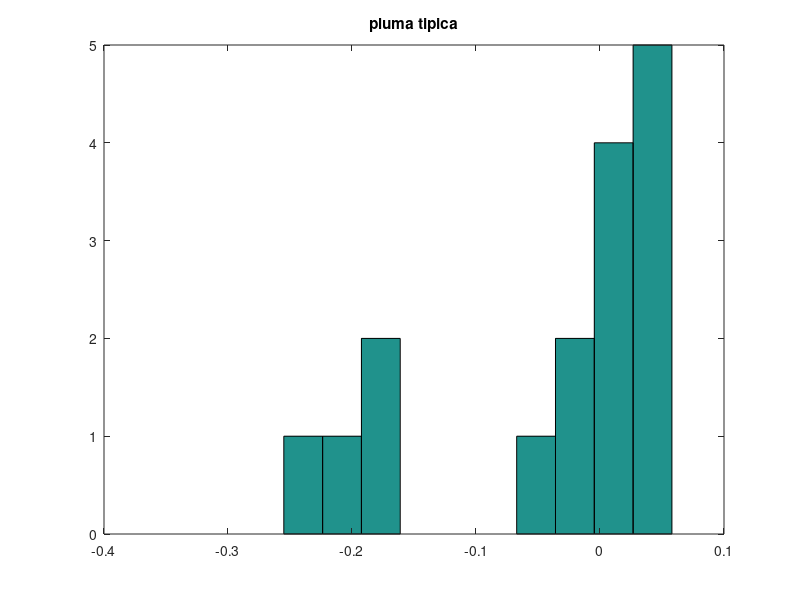
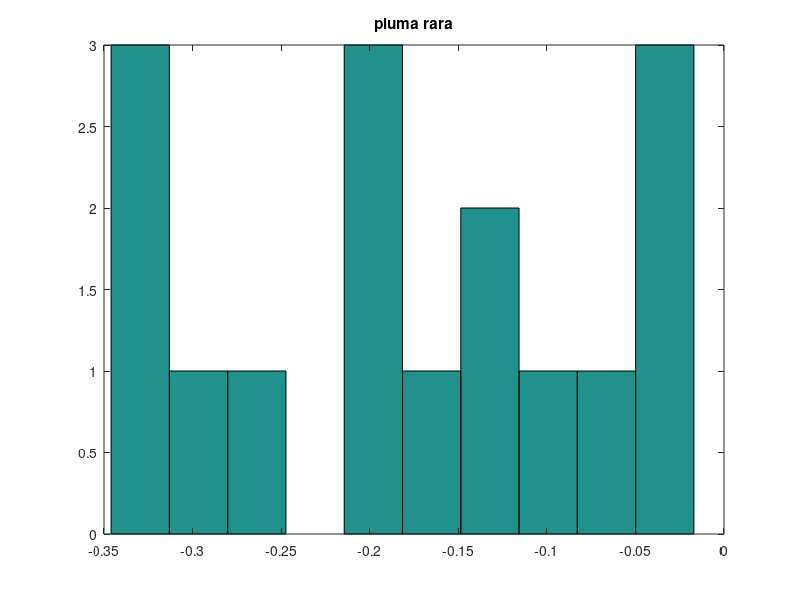
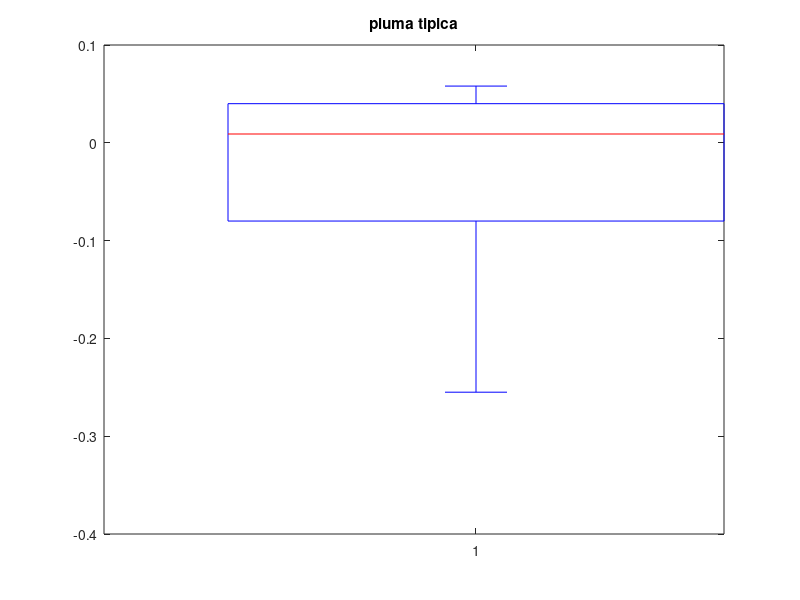
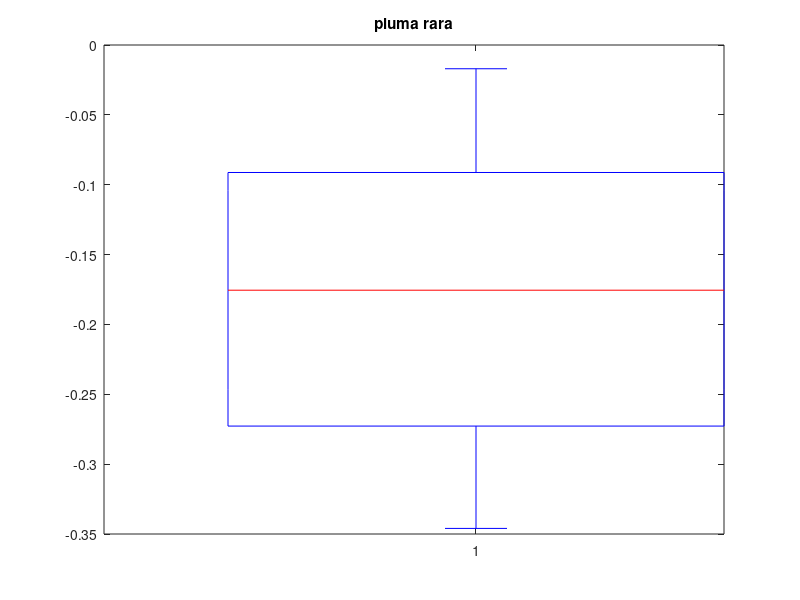

Here is the MATLAB script that generated these plots, in order:
function e_5b()
	data = load('plumas.txt');
	figure;
	hist(data(:,2));
	title('pluma tipica');
	figure;
	hist(data(:, 3));
	title('pluma rara');
	figure;
	boxplot(data(:,2));
	title('pluma tipica');
	figure;
	boxplot(data(:, 3));
	title('pluma rara');	
end
